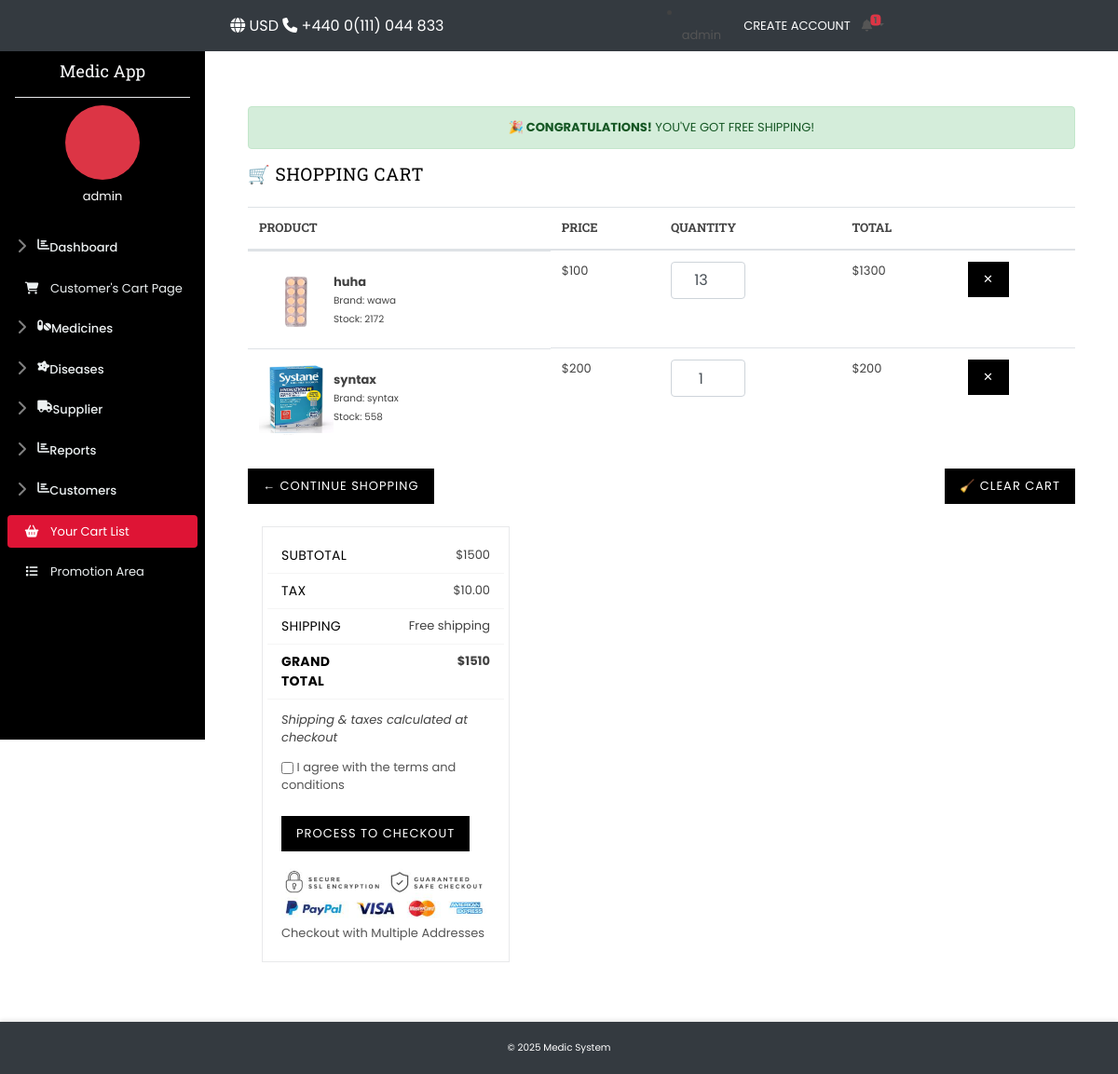
Before: /cartlist/ (signed in) with the older database file.
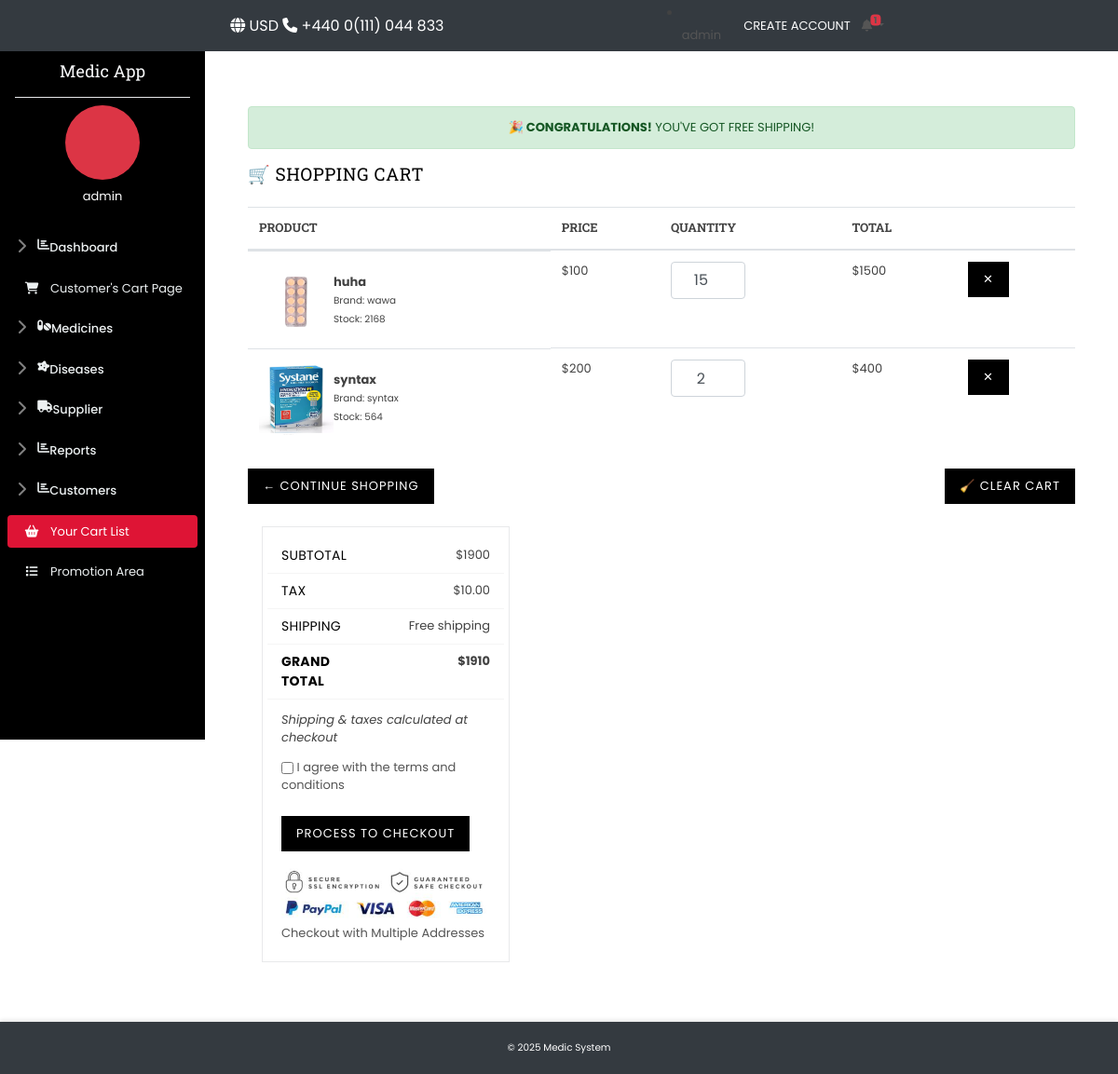
After: the same page with the newer database file.
### ourapp/models.py (models this page shows, shortened)
class CartProduct(models.Model):
    cart = models.ForeignKey(Cart,on_delete=models.CASCADE)
    item = models.ForeignKey(Item,on_delete=models.CASCADE)
    qty = models.PositiveIntegerField(default=0)
    price = models.PositiveIntegerField(default=0)

class Item(models.Model):
    category = models.ForeignKey(Category, on_delete= models.CASCADE)
    disease = models.ForeignKey(Disease, on_delete= models.CASCADE)
    supplier = models.ForeignKey(Supplier, on_delete= models.CASCADE, blank=True, null=True)
    item_photo1 = models.ImageField(upload_to='photos')
    item_photo2 = models.ImageField(upload_to='photos')
    item_name = models.CharField(max_length=255)
    item_quantity =models.PositiveIntegerField()
    item_price = models.PositiveIntegerField()
    purcharse_price = models.PositiveIntegerField(default=0)
    item_description = models.TextField()
    exp_date = models.DateField()
    brand_name = models.CharField(max_length=255, blank=True, null=True)
    batch_number = models.CharField(max_length=100, blank=True, null=True)
    barcode = models.CharField(max_length=255, blank=True, null=True)
    stock_minimum = models.PositiveIntegerField(default=10)

class Cart(models.Model):
    user = models.ForeignKey(User, on_delete=models.CASCADE, related_name='carts')  # 🆕
    total_amount = models.PositiveIntegerField(default=0)
    created_date = models.DateField(default=timezone.now)
    def update_total_amount(self):
        total = sum([cp.qty * cp.item.item_price for cp in self.cartproduct_set.all()])
        self.total_amount = total
        self.save()

### ourapp/views.py (the view)
# urls.py: path('cartlist/', cart_list, name='cart_list'),
@login_required
def cart_list(request):
    user = request.user
    try:
        cart = Cart.objects.get(user=user)
        cart.update_total_amount()
        cart.refresh_from_db()
        cart_items = CartProduct.objects.filter(cart=cart)
        total = cart.total_amount
    except Cart.DoesNotExist:
        cart_items = []
        total = 0
    context = {
        'cart':cart,
        'cart_items': cart_items,
        'total': total,
    }
    return render(request, 'cart_list.html', context)

### ourapp/context_processors.py (called while the page is built)
def expiry_notifications(request):
    if request.user.is_authenticated:
        today = now().date()
        warning_date = today + timedelta(days=90)
        expiring_items = Item.objects.filter(exp_date__lte=warning_date, exp_date__gte=today)
        return {'expiring_items': expiring_items, 'expiring_count': expiring_items.count()}
    return {}

### ourapp/templatetags/cart_extras.py (called while the page is built)
@register.filter
def multiply(qty, price):
    return qty * price

### templates/cart_list.html (shortened to what this page needs)
{% extends 'base.html' %}
{% load static %}
{% load cart_extras %}
{% block content %}
<div class="container my-5">
  <div class="alert alert-success text-center">
    <strong>🎉 CONGRATULATIONS!</strong> YOU'VE GOT FREE SHIPPING!
  </div>
  <h2 class="mb-4">🛒 Shopping Cart</h2>
  <table class="table align-middle">
    <thead>
      <tr>
        <th>PRODUCT</th>
        <th>PRICE</th>
        <th>QUANTITY</th>
        <th>TOTAL</th>
        <th></th>
      </tr>
    </thead>
    <tbody>
      {% for cart in cart_items %}
      <tr>
        <td class="d-flex align-items-center gap-3">
          <img src="{{ cart.item.item_photo1.url }}" width="80" height="80" class="rounded" alt="item image">
          <div>
            <strong>{{ cart.item.item_name }}</strong><br>
            <small>Brand: {{ cart.item.brand_name }}</small><br>
            <small>Stock: {{ cart.item.item_quantity }}</small>
          </div>
        </td>
        <td>${{ cart.item.item_price }}</td>
        <td>
          <form action="{% url 'update_quantity' cart.item.id %}" method="post" class="d-flex align-items-center">
            <input type="number" name="quantity" value="{{ cart.qty }}" min="1"
                   class="form-control text-center" style="width: 80px;"
                   onchange="this.form.submit()">
          </form>
        </td>
        <td>${{ cart.qty|multiply:cart.item.item_price }}</td>
        <td>
          <a href="{% url 'remove_from_cart' cart.item.id %}" class="btn btn-outline-danger btn-sm">✕</a>
        </td>
      </tr>
      {% empty %}
      <tr>
        <td colspan="5" class="text-center">Your cart is empty.</td>
      </tr>
      {% endfor %}
    </tbody>
  </table>
  {% if cart_items %}
  <div class="d-flex justify-content-between align-items-center mt-4">
    <a href="{% url 'homeview' %}" class="btn btn-dark">← Continue Shopping</a>
    <a href="{% url 'clear_cart' %}" class="btn btn-outline-danger">🧹 Clear Cart</a>
  </div>
  <div class="col-md-4 cart__footer mt-4">
    <div class="solid-border">
      <div class="row border-bottom pb-2">
        <span class="col-6 cart__subtotal-title">Subtotal</span>
        <span class="col-6 text-right">${{ cart.total_amount }}</span>
      </div>
      <div class="row border-bottom pb-2 pt-2">
        <span class="col-6 cart__subtotal-title">Tax</span>
        <span class="col-6 text-right">$10.00</span>
      </div>
      <div class="row border-bottom pb-2 pt-2">
        <span class="col-6 cart__subtotal-title">Shipping</span>
        <span class="col-6 text-right">Free shipping</span>
      </div>
      <div class="row border-bottom pb-2 pt-2">
        <span class="col-6 cart__subtotal-title"><strong>Grand Total</strong></span>
        <span class="col-6 text-right"><strong>${{ total|add:10 }}</strong></span>
      </div>
      <div class="cart__shipping">Shipping & taxes calculated at checkout</div>
      <p class="cart_tearm">
        <label>
          <input type="checkbox" name="tearm" class="checkbox" value="tearm" required="">
          I agree with the terms and conditions
        </label>
      </p>
      <a href="{% url 'checkout' %}" class="btn btn--small-wide checkout">Process to checkout</a>
      <div class="paymnet-img">
        <img src="{% static 'assets/images/payment-img.jpg' %}" alt="Payment">
      </div>
      <p><a href="#">Checkout with Multiple Addresses</a></p>
    </div>
  </div>
  {% endif %}
</div>
{% endblock %}

Changed rows visible on the page:
changed CartProduct "huha": item.item_quantity "2172" → "2168"; quantity "13" → "15"; qty|multiply "1300" → "1500"
changed CartProduct "syntax": item.item_quantity "558" → "564"; quantity "1" → "2"; qty|multiply "200" → "400"
changed Cart: total_amount "1500" → "1900"
Other visible differences:
{{ total|add:10 }}: "1510" → "1910"
